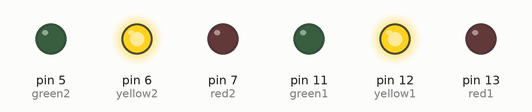
This sketch was run on a simulated Arduino Uno, built with avr-gcc and run on an emulated ATmega328P. Shown: output pins drawn as LEDs (lit = HIGH).

Above: at 0.1 s.
At 5.1 s:
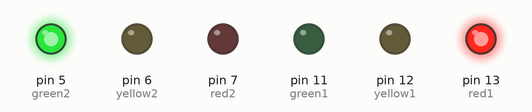
At 16.1 s:
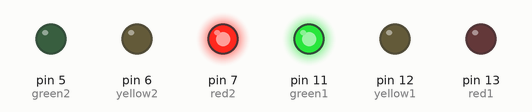
At 21.1 s:
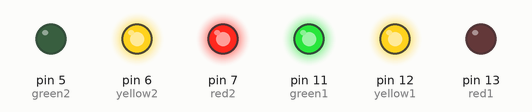
At 29.1 s:
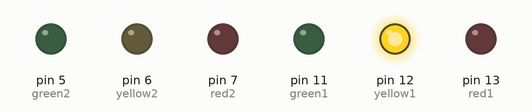
At 37.1 s:
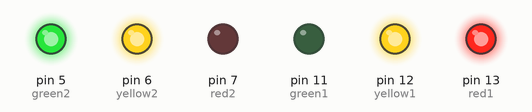
Timing chart, 0 to 38.6 s (numbered marks = the images above):
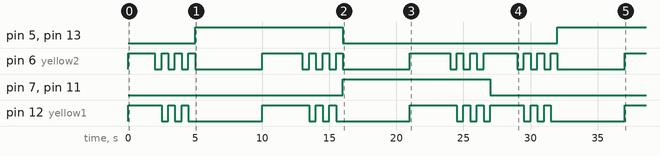

The sketch:

2traffice_next_shift_blinking.ino
```cpp
// C++ code
//
int red1 = 13, yellow1 = 12, green1 = 11;
int red2=7, yellow2 = 6, green2 = 5, i;

void setup()
{
  pinMode(red1, OUTPUT);
  pinMode(red2, OUTPUT);
  pinMode(yellow1, OUTPUT);
  pinMode(yellow2, OUTPUT);
  pinMode(green1, OUTPUT);
  pinMode(green2, OUTPUT);
}

void loop()
{
  digitalWrite(yellow1, HIGH);
  digitalWrite(yellow2, HIGH);
  delay(2000);
  for(i=1; i<4; i++){
    digitalWrite(yellow1, HIGH);
    digitalWrite(yellow2, LOW);
    delay(500);
    digitalWrite(yellow1, LOW);
    digitalWrite(yellow2, HIGH);
    delay(500);
  }

  digitalWrite(yellow2, LOW);

  digitalWrite(green2, HIGH);
  digitalWrite(red1, HIGH);
  delay(5000);

  digitalWrite(yellow1, HIGH);
  digitalWrite(yellow2, HIGH);
  delay(3000);

  for(i=1; i<4; i++){
    digitalWrite(yellow1, HIGH);
    digitalWrite(yellow2, LOW);
    delay(500);
    digitalWrite(yellow1, LOW);
    digitalWrite(yellow2, HIGH);
    delay(500);
  }

  digitalWrite(yellow2, LOW);
  digitalWrite(green2, LOW);
  digitalWrite(red1, LOW);


  digitalWrite(green1, HIGH);
  digitalWrite(red2, HIGH);
  delay(5000);

  digitalWrite(yellow1, HIGH);
  digitalWrite(yellow2, HIGH);
  delay(3000);
  for(i=1; i<4; i++){
    digitalWrite(yellow1, HIGH);
    digitalWrite(yellow2, LOW);
    delay(500);
    digitalWrite(yellow1, LOW);
    digitalWrite(yellow2, HIGH);
    delay(500);
  }
  digitalWrite(yellow2, LOW);
  digitalWrite(green1, LOW);
  digitalWrite(red2, LOW);
}
```

Measured:
- by itself, pin 5 (green2), pin 13 (red1): LOW → HIGH at 5.0 s, → LOW 11.0 s later, → HIGH 16.0 s later
- by itself, pin 6 (yellow2): LOW → HIGH at 0.00 s, → LOW 2.0 s later, → HIGH 0.50 s later, → LOW 0.50 s later, … (31 changes in this stretch)
- by itself, pin 7 (red2), pin 11 (green1): LOW → HIGH at 16.0 s, → LOW 11.0 s later
- by itself, pin 12 (yellow1): LOW → HIGH at 0.00 s, → LOW 2.5 s later, → HIGH 0.50 s later, → LOW 0.50 s later, … (25 changes in this stretch)
